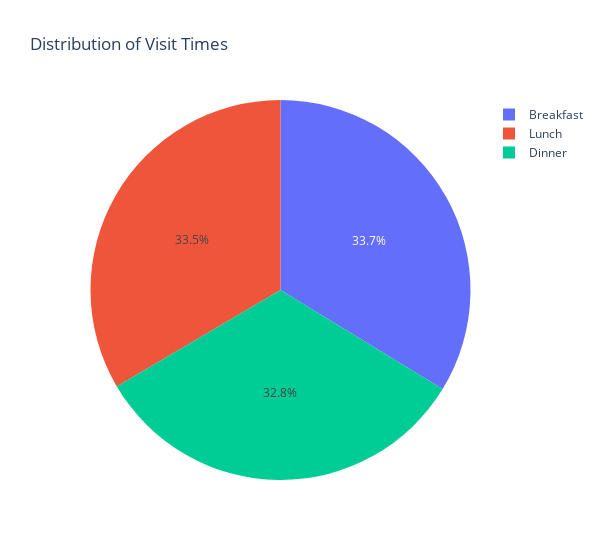

Here is the notebook cell this chart was saved with:
### Code cell
restaurant_copy['TimeOfVisit'].value_counts()

# Create pie chart of time of visit distribution
time_counts = restaurant_copy['TimeOfVisit'].value_counts().reset_index()
time_counts.columns = ['Time', 'Count']

fig = px.pie(time_counts,
            values='Count',
            names='Time',
            title='Distribution of Visit Times')

# Update layout
fig.update_layout(
    showlegend=True
)
fig.update_layout(width=600)
fig.show()

### Figure 1 — Plotly figure (JSON) as saved in the notebook; plotly's stock layout.template omitted (floating-point values rounded to 4 significant figures)
{"data": [{"domain": {"x": [0, 1], "y": [0, 1]}, "hovertemplate": "Time=%{label}<br>Count=%{value}<extra></extra>", "labels": ["Breakfast", "Lunch", "Dinner"], "legendgroup": "", "name": "", "showlegend": true, "type": "pie", "values": [506, 502, 492]}], "layout": {"legend": {"tracegroupgap": 0}, "showlegend": true, "title": {"text": "Distribution of Visit Times"}, "width": 600}}
